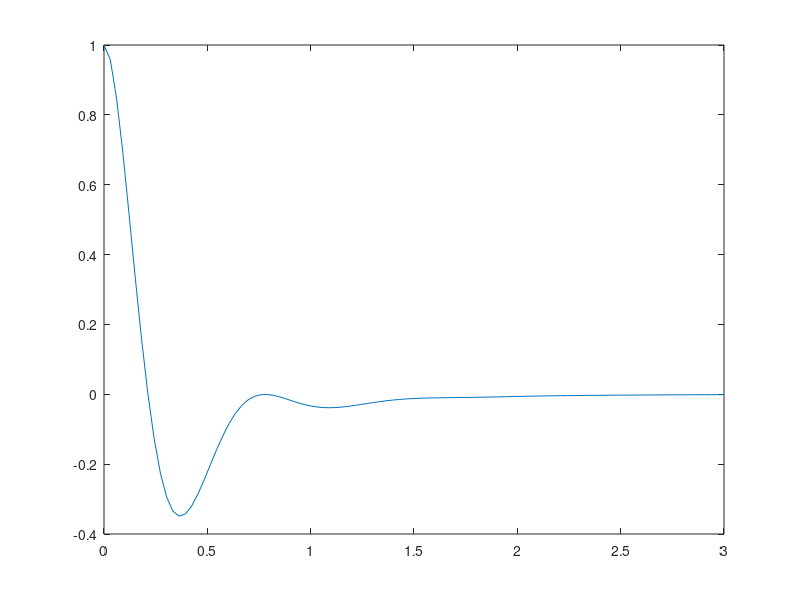
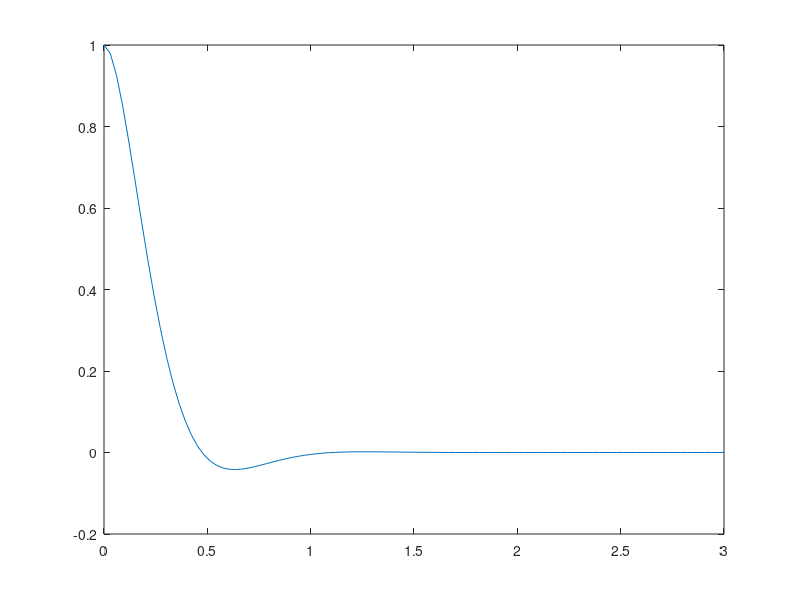

Source code (MATLAB) for these figures, in order:
close all;
clear;clc;

n = 1;

kI = 150;
k1 = 100;
k2 = 10;
for i=1:n
    A = [0,1,0;0,0,1;-kI,-k1,-k2];
    B = [0,0,1]';
    C = [0,1,0];
    Q = eye(3);
    R = 1;
    [K,~,p] = lqr(A,B,Q,R);
    Ac = A-B*K;
    
    KK = -Ac(3,:);
    kI = KK(1);
    k1 = KK(2);
    k2 = KK(3);
end
disp(Ac);
disp(p);
fprintf('kI = %f;\nk1 = %f;\nk2 = %f;\n',KK(1),KK(2),KK(3));
sys = ss(Ac,B,C,0);
ic = [0,1,0];
t = linspace(0,3,100);
[x,t,y] = initial(sys,ic,t);
figure;
plot(t,x);

k1 = 50;
k2 = 10;
for i=1:n
    A = [0,1;-k1,-k2];
    B = [0,1]';
    C = [1,0];
    Q = eye(2);
    R = 1;
    [K,~,p] = lqr(A,B,Q,R);
    Ac = A-B*K;
    
    KK = -Ac(2,:);
    k1 = KK(1);
    k2 = KK(2);
    
end
disp(Ac);
disp(p);
fprintf('k1 = %f;\nk2 = %f;\n',KK(1),KK(2));
sys = ss(Ac,B,C,0);
ic = [1,0];
[x,t,y] = initial(sys,ic,t);
figure;
plot(t,x);